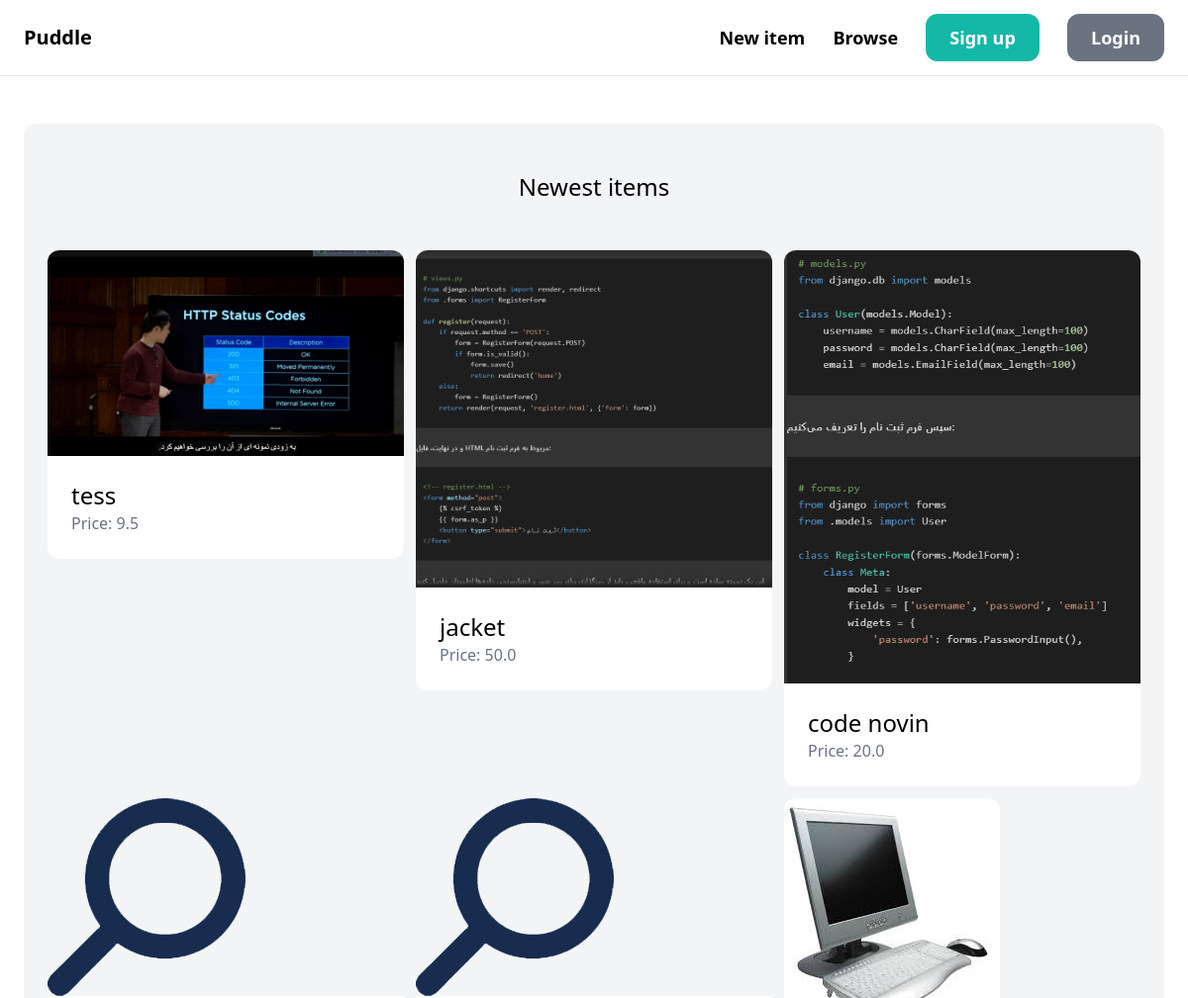
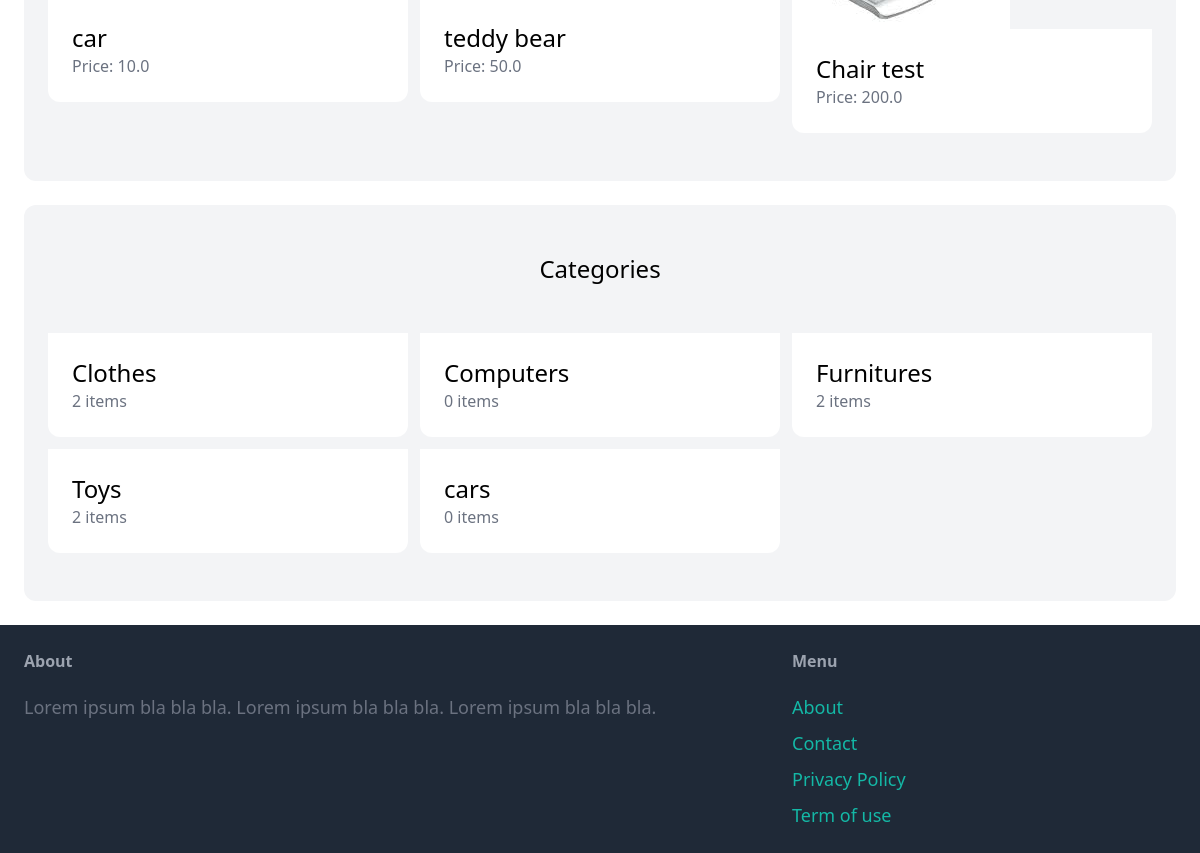
The page / on the database its author committed (2 pictures, top to bottom).
### item/models.py (models this page shows, shortened)
class Item(models.Model):
    category = models.ForeignKey(Category,related_name="items", on_delete=models.CASCADE)
    name = models.CharField(max_length=255)
    description = models.TextField(blank=True, null=True)
    price = models.FloatField()
    image = models.ImageField(upload_to="item-images", blank=True, null=True)
    is_sold = models.BooleanField(default=False)
    created_by = models.ForeignKey(User, related_name='items', on_delete=models.CASCADE)
    created_at = models.DateTimeField(auto_now_add=True)

class Category(models.Model):
    name = models.CharField(max_length=255)
    class Meta:
        ordering = ('name',)
        verbose_name_plural = ("Categories")

### core/views.py (the view)
# urls.py: path('', views.index, name='index'),
def index(request):
    items = Item.objects.filter(is_sold=False)[0:6]
    categories = Category.objects.all()
    return render(request, 'core/index.html', {
        'categories': categories,
        'items': items,
    })

### core/templates/core/index.html (shortened to what this page needs)
{% extends 'core/base.html' %}
{% block content %}
    <div class="mt-6 px-6 py-12 bg-gray-100 rounded-xl">
        <h2 class="mb-12 text-2xl text-center">Newest items</h2>
        <div class="grid grid-cols-3 gap-3">
            {% for item in items %}
                <div>
                    <a href="{% url 'item:detail' item.id %}">
                        <div>
                            <img src="{{ item.image.url }}" class="rounded-t-xl">
                        </div>
                        <div class="p-6 bg-white rounded-b-xl">
                            <h2 class="text-2xl">{{ item.name }}</h2>
                            <p class="text-gray-500">Price: {{ item.price }}</p>
                        </div>
                    </a>
                </div>
            {% endfor %}
        </div>
    </div>
    <div class="mt-6 px-6 py-12 bg-gray-100 rounded-xl">
        <h2 class="mb-12 text-2xl text-center">Categories</h2>
        <div class="grid grid-cols-3 gap-3">
            {% for category in categories %}
                <div>
                    <a href="#">
                        <div class="p-6 bg-white rounded-b-xl">
                            <h2 class="text-2xl">{{ category.name }}</h2>
                            <p class="text-gray-500">{{ category.items.count }} items</p>
                        </div>
                    </a>
                </div>
            {% endfor %}
        </div>
    </div>
{% endblock %}

### core/templates/core/base.html (shortened to what this page needs)
<!DOCTYPE html>
<html lang="en">
    <head>
        <script src="https://cdn.tailwindcss.com"></script>
    </head>
    <body>
        <nav class="py-6 px-6 flex justify-between items-center border-b border-gray-200">
            <a href="/" class="text-xl font-semibold cursor-pointer">Puddle</a>
            <div class="space-x-6">
                <a href="{% url 'item:new' %}" class="text-lg font-semibold hover:text-gray-500">New item</a>
                <a href="#" class="text-lg font-semibold hover:text-gray-500">Browse</a>
                {% if request.user.is_authenticated %}
                    <a href="#" class="px-6 py-3 text-lg font-semibold bg-teal-500 text-white rounded-xl hover:bg-teal-600">Inbox</a>
                    <a href="#" class="px-6 py-3 text-lg font-semibold bg-gray-500 text-white rounded-xl hover:bg-gray-600">Dashboard</a>
                {% else %}
                    <a href="{% url 'core:signup' %}" class="px-6 py-3 text-lg font-semibold bg-teal-500 text-white rounded-xl hover:bg-teal-600">Sign up</a>
                    <a href="{% url 'core:login' %}" class="px-6 py-3 text-lg font-semibold bg-gray-500 text-white rounded-xl hover:bg-gray-600">Login</a>
                {% endif %}
            </div>
        </nav>
        <div class="px-6 py-6">
            {% block content %}
            {% endblock %}
        </div>
        <footer class="py-6 px-6 flex justify-between bg-gray-800">
            <div class="w-2/3 pr-10">
                <h3 class="mb-5 font-semibold text-gray-400">About</h3>
                <p class="text-lg text-gray-500">Lorem ipsum bla bla bla. Lorem ipsum bla bla bla. Lorem ipsum bla bla bla.</p>
            </div>
            <div class="w-1/3">
                <h3 class="mb-5 font-semibold text-gray-400">Menu</h3>
                <ul class="space-y-2">
                    <li><a href="#" class="text-lg text-teal-500 hover:text-teal-700">About</a></li>
                    <li><a href="{% url 'core:contact' %}" class="text-lg text-teal-500 hover:text-teal-700">Contact</a></li>
                    <li><a href="#" class="text-lg text-teal-500 hover:text-teal-700">Privacy Policy</a></li>
                    <li><a href="#" class="text-lg text-teal-500 hover:text-teal-700">Term of use</a></li>
                </ul>
            </div>
        </footer>
    </body>
</html>

### rows shown on the page
Item: image (picture), name "tess", price "9.5"
Item: image (picture), name "jacket", price "50.0"
Item: image (picture), name "code novin", price "20.0"
Item: image (picture), name "car", price "10.0"
Item: image (picture), name "teddy bear", price "50.0"
Item: image (picture), name "Chair test", price "200.0"
Category: name "Clothes", items.count "2"
Category: name "Computers", items.count "0"
Category: name "Furnitures", items.count "2"
Category: name "Toys", items.count "2"
Category: name "cars", items.count "0"
